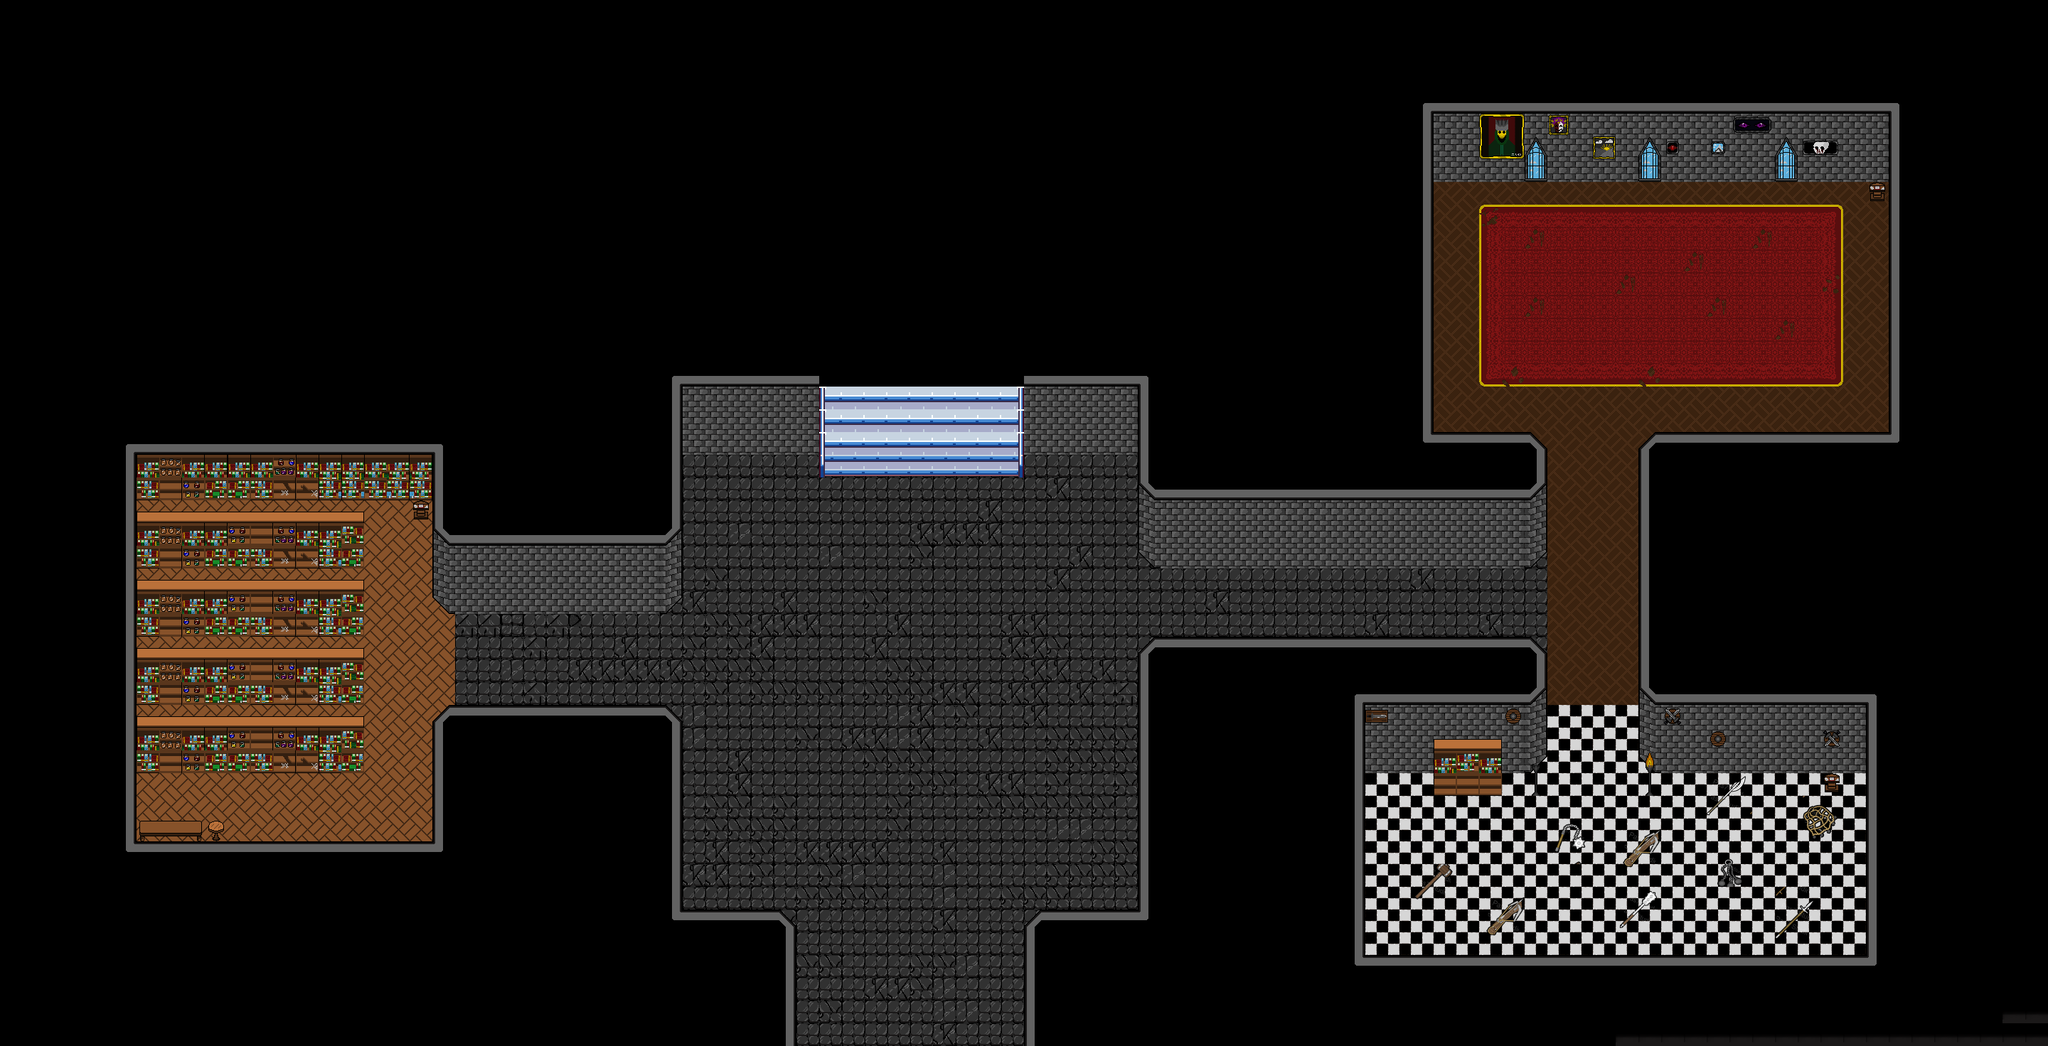

A level layout from a 2D game, rendered from its tile map. Below: a short description, then the map file with tile-grid data replaced by summaries:
An orthogonal 90x46 tile map with 32x32 px tiles, 5 tile layers (Suelo, Paredes, Edificios, EdificiosDelante, ...), 4 tilesets and 36 objects.

<map version="1.10" tiledversion="1.12.2" orientation="orthogonal" renderorder="right-down" width="90" height="46" tilewidth="32" tileheight="32" infinite="0" nextlayerid="11" nextobjectid="50">
 <editorsettings>
  <export target="../mapasJson/CastilloPrincipal.tmj" format="json" />
 </editorsettings>
 <tileset firstgid="1" source="../../tilesets/Castle Dungeon Tileset/Castle_Dungeon_Tilesheet.tsx" />
 <tileset firstgid="443" name="ancientGreekBuilding" tilewidth="32" tileheight="32" tilecount="2703" columns="51">
  <image source="../AncientGreek/buildings_32px.png" width="1632" height="1696" />
 </tileset>
 <tileset firstgid="3146" source="../../tilesets/Pas7Studio_Medieval Weapons Deeds_v1.0.0/Medieval Weapons Deeds_full_set_contact_sheet_watermarked.tsx" />
 <tileset firstgid="3380" source="../../tilesets/ancient_greeks_tileset/LPC_Ancient_Greece_Architecture.tsx" />
 <layer id="1" name="Suelo" width="90" height="46">
  <data>[4140 cells, 1837 non-empty, 10 distinct tile ids]</data>
 </layer>
 <layer id="2" name="Paredes" width="90" height="46">
  <data>[4140 cells, 2906 non-empty, 19 distinct tile ids]</data>
 </layer>
 <layer id="3" name="Edificios" width="90" height="46">
  <data>[4140 cells, 150 non-empty, 20 distinct tile ids]</data>
 </layer>
 <layer id="6" name="EdificiosDelante" width="90" height="46">
  <data>[4140 cells, 84 non-empty, 14 distinct tile ids]</data>
 </layer>
 <layer id="4" name="Decoraciones" width="90" height="46">
  <data>[4140 cells, 245 non-empty, 85 distinct tile ids]</data>
 </layer>
 <objectgroup id="5" name="Colisiones">
  <object id="1" x="-15.1515" y="-15.1515" width="973.212" height="645.939" />
  <object id="2" x="610" y="610.667" width="348.667" height="251.333" />
  <object id="4" x="-8" y="609.333" width="196.667" height="864.667" />
  <object id="5" x="189.333" y="1186" width="766.667" height="308" />
  <object id="6" x="954.667" y="1285.33" width="164" height="210" />
  <object id="7" x="618" y="1001.33" width="337.667" height="198.667" />
  <object id="8" x="954.303" y="-4.12121" width="1056" height="644" />
  <object id="9" x="2012.5" y="0" width="874.167" height="249.333" />
  <object id="10" x="2660" y="178" width="250" height="1310" />
  <object id="11" x="2629.33" y="778.667" width="122.667" height="657.333" />
  <object id="12" x="2308" y="610.667" width="434.667" height="377.333" />
  <object id="14" x="1608.84" y="615.833" width="560.334" height="180.333" />
  <object id="15" x="1605.67" y="972.333" width="309.667" height="509.333" />
  <object id="16" x="1442.52" y="1284.69" width="261.94" height="189.151" />
  <object id="17" x="1906.67" y="1355.33" width="750.667" height="144.666" />
  <object id="18" x="190.75" y="768.75" width="321.75" height="31.25" />
  <object id="19" x="191.5" y="865.75" width="319.25" height="29" />
  <object id="20" x="191.5" y="960.5" width="320" height="32" />
  <object id="21" x="191" y="1055" width="321" height="32" />
  <object id="22" x="195" y="1154.5" width="122.5" height="29" />
  <object id="23" x="188" y="630.667" width="430.667" height="71.3333" />
  <object id="32" x="1915.5" y="987" width="258.5" height="97.5" />
  <object id="33" x="2306.5" y="988" width="357" height="94" />
  <object id="34" x="2015.67" y="1041.33" width="96.3333" height="78" />
  <object id="37" x="1158.67" y="640" width="278.167" height="29.3333" />
  <object id="38" x="1605.33" y="901.333" width="571.152" height="80.6061" />
  <object id="40" x="588.875" y="714.875" width="8.75" height="11.375" />
  <object id="46" x="368" y="1106.25" width="29" height="78" />
  <object id="48" x="2629.64" y="254.364" width="20.7273" height="28.1818" />
  <object id="49" x="2565.25" y="1088.5" width="21.5" height="24.75" />
 </objectgroup>
 <objectgroup id="8" name="Transiciones">
  <object id="26" x="1157.5" y="670.667" width="281" height="16">
   <properties>
    <property name="MapaDestino" value="/Maps/mapasJson/CastilloPiso2.tmj" />
    <property name="SpawnX" type="float" value="989" />
    <property name="SpawnY" type="float" value="779" />
   </properties>
  </object>
  <object id="45" x="1123.83" y="1429.33" width="328.333" height="41.3333">
   <properties>
    <property name="MapaDestino" value="/Maps/mapasJson/castillo edad media .tmj" />
    <property name="SpawnX" type="float" value="1460" />
    <property name="SpawnY" type="float" value="1650" />
   </properties>
  </object>
 </objectgroup>
 <objectgroup id="9" name="Interactuables">
  <object id="30" x="2015.81" y="1117.62" width="136.073" height="21.261">
   <properties>
    <property name="Id" value="Documento" />
    <property name="Objeto" value="Documento1" />
   </properties>
  </object>
 </objectgroup>
 <objectgroup id="10" name="Palancas">
  <object id="39" x="572.125" y="702.125" width="37.75" height="40.25">
   <properties>
    <property name="Palanca1" type="bool" value="false" />
    <property name="Palanca2" type="bool" value="false" />
    <property name="Palanca3" type="bool" value="true" />
    <property name="Palanca4" type="bool" value="true" />
   </properties>
  </object>
  <object id="42" x="2618.8" y="252.208" width="38.0833" height="38.9167">
   <properties>
    <property name="Palanca1" type="bool" value="true" />
    <property name="Palanca2" type="bool" value="false" />
    <property name="Palanca3" type="bool" value="false" />
    <property name="Palanca4" type="bool" value="false" />
   </properties>
  </object>
  <object id="43" x="2558.13" y="1081.54" width="37.75" height="40.25">
   <properties>
    <property name="Palanca1" type="bool" value="false" />
    <property name="Palanca2" type="bool" value="true" />
    <property name="Palanca3" type="bool" value="false" />
    <property name="Palanca4" type="bool" value="true" />
   </properties>
  </object>
 </objectgroup>
</map>
